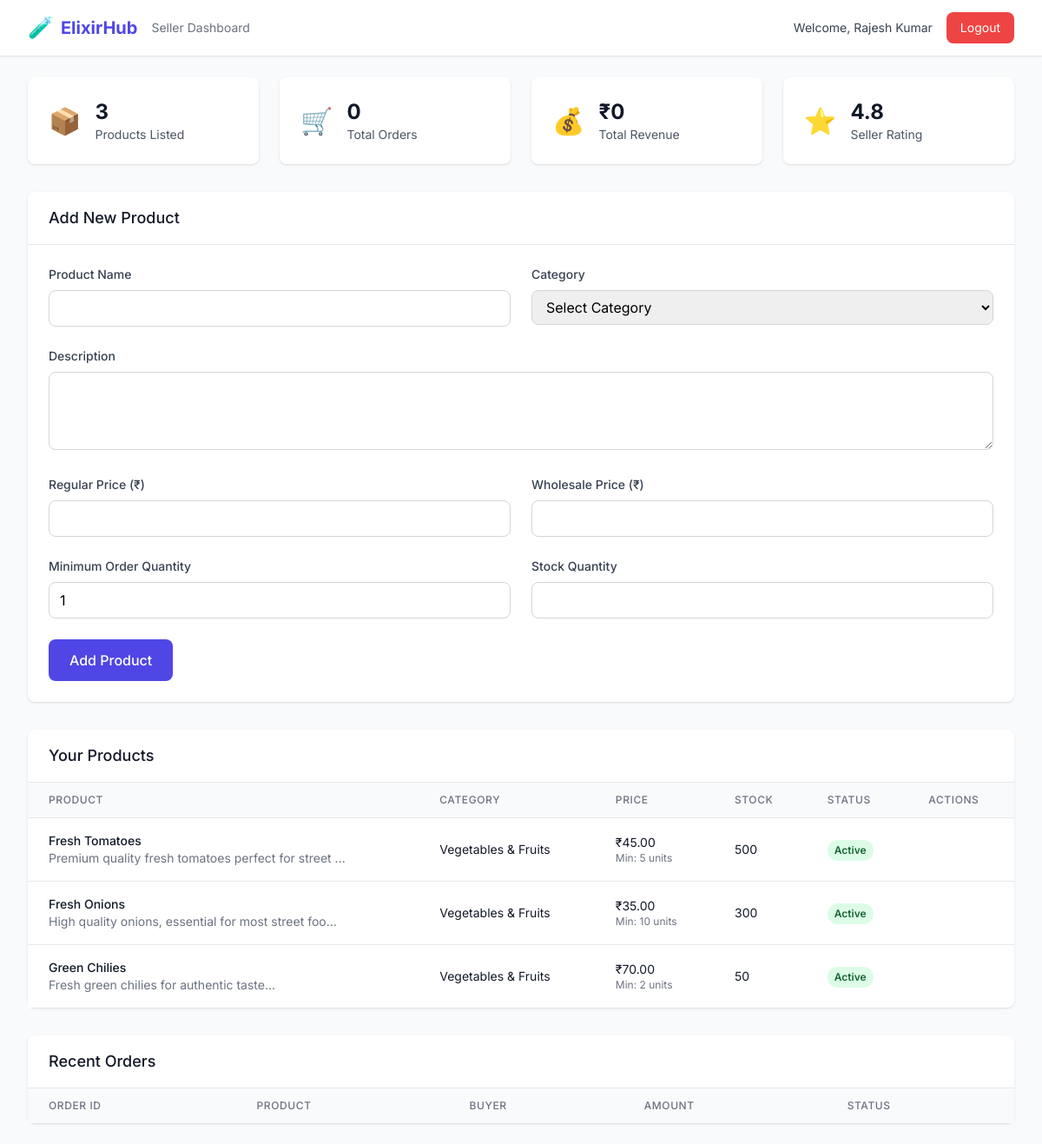
Screenshot of /dashboard_seller.php (signed in) with the database file from the repository.
### tables this page shows
CREATE TABLE sellers (
            id INTEGER PRIMARY KEY AUTOINCREMENT,
            seller_name TEXT NOT NULL,
            email TEXT UNIQUE NOT NULL,
            password TEXT NOT NULL,
            phone TEXT,
            company_name TEXT,
            business_category TEXT,
            supply_area TEXT,
            created_at DATETIME DEFAULT CURRENT_TIMESTAMP
        );

CREATE TABLE products (
            id INTEGER PRIMARY KEY AUTOINCREMENT,
            seller_id INTEGER,
            product_name TEXT NOT NULL,
            description TEXT,
            category TEXT,
            price DECIMAL(10,2),
            wholesale_price DECIMAL(10,2),
            min_order_qty INTEGER DEFAULT 1,
            stock_quantity INTEGER DEFAULT 0,
            unit TEXT DEFAULT 'kg',
            product_image TEXT,
            created_at DATETIME DEFAULT CURRENT_TIMESTAMP,
            FOREIGN KEY (seller_id) REFERENCES sellers(id)
        );

### dashboard_seller.php (the view, shortened to what this page needs)
<?php
include "config.php";
$stmt = $conn->prepare("SELECT * FROM sellers WHERE id = ?");
$stmt->execute([$_SESSION['user_id']]);
$seller_info = $stmt->fetch(PDO::FETCH_ASSOC);
$stmt = $conn->prepare("SELECT * FROM products WHERE seller_id = ? ORDER BY created_at DESC");
$stmt->execute([$_SESSION['user_id']]);
$products = $stmt->fetchAll(PDO::FETCH_ASSOC);
$stmt = $conn->prepare("SELECT o.*, p.product_name, s.shop_name FROM orders o JOIN products p ON o.product_id = p.id JOIN shops s ON o.shop_id = s.id WHERE o.seller_id = ? ORDER BY o.order_date DESC LIMIT 10");
$stmt->execute([$_SESSION['user_id']]);
$orders = $stmt->fetchAll(PDO::FETCH_ASSOC);
?>
<!DOCTYPE html>
<html lang="en">
<head>
  <script src="https://cdn.tailwindcss.com"></script>
</head>
<body class="bg-gray-50">
  <nav class="bg-white shadow-sm border-b">
    <div class="max-w-7xl mx-auto px-4 sm:px-6 lg:px-8">
      <div class="flex justify-between h-16">
        <div class="flex items-center">
          <span class="text-2xl">🧪</span>
          <span class="ml-2 text-xl font-bold text-indigo-600">ElixirHub</span>
          <span class="ml-4 text-sm text-gray-500">Seller Dashboard</span>
        </div>
        <div class="flex items-center space-x-4">
          <span class="text-sm text-gray-700">Welcome, <?= htmlspecialchars($seller_info['seller_name']) ?></span>
          <a href="logout.php" class="bg-red-500 hover:bg-red-600 text-white px-4 py-2 rounded-lg text-sm transition">Logout</a>
        </div>
      </div>
    </div>
  </nav>
  <div class="max-w-7xl mx-auto py-6 px-4 sm:px-6 lg:px-8">
    <div class="grid grid-cols-1 md:grid-cols-4 gap-6 mb-8">
      <div class="bg-white rounded-lg shadow p-6">
        <div class="flex items-center">
          <div class="text-3xl text-blue-500">📦</div>
          <div class="ml-4">
            <div class="text-2xl font-bold text-gray-900"><?= count($products) ?></div>
            <div class="text-sm text-gray-600">Products Listed</div>
          </div>
        </div>
      </div>
      <div class="bg-white rounded-lg shadow p-6">
        <div class="flex items-center">
          <div class="text-3xl text-green-500">🛒</div>
          <div class="ml-4">
            <div class="text-2xl font-bold text-gray-900"><?= count($orders) ?></div>
            <div class="text-sm text-gray-600">Total Orders</div>
          </div>
        </div>
      </div>
      <div class="bg-white rounded-lg shadow p-6">
        <div class="flex items-center">
          <div class="text-3xl text-yellow-500">💰</div>
          <div class="ml-4">
            <div class="text-2xl font-bold text-gray-900">₹<?= number_format(array_sum(array_column($orders, 'total_amount')), 0) ?></div>
            <div class="text-sm text-gray-600">Total Revenue</div>
          </div>
        </div>
      </div>
      <div class="bg-white rounded-lg shadow p-6">
        <div class="flex items-center">
          <div class="text-3xl text-purple-500">⭐</div>
          <div class="ml-4">
            <div class="text-2xl font-bold text-gray-900">4.8</div>
            <div class="text-sm text-gray-600">Seller Rating</div>
          </div>
        </div>
      </div>
    </div>
    <div class="bg-white rounded-lg shadow mb-8">
      <div class="px-6 py-4 border-b border-gray-200">
        <h3 class="text-lg font-medium text-gray-900">Add New Product</h3>
      </div>
      <div class="p-6">
        <form method="POST" class="grid grid-cols-1 md:grid-cols-2 gap-6">
          <div>
            <label class="block text-sm font-medium text-gray-700 mb-2">Product Name</label>
            <input type="text" name="product_name" required class="w-full border border-gray-300 rounded-lg px-3 py-2 focus:outline-none focus:ring-2 focus:ring-indigo-500">
          </div>
          <div>
            <label class="block text-sm font-medium text-gray-700 mb-2">Category</label>
            <select name="category" required class="w-full border border-gray-300 rounded-lg px-3 py-2 focus:outline-none focus:ring-2 focus:ring-indigo-500">
              <option value="">Select Category</option>
            </select>
          </div>
          <div class="md:col-span-2">
            <label class="block text-sm font-medium text-gray-700 mb-2">Description</label>
            <textarea name="description" rows="3" class="w-full border border-gray-300 rounded-lg px-3 py-2 focus:outline-none focus:ring-2 focus:ring-indigo-500"></textarea>
          </div>
          <div>
            <label class="block text-sm font-medium text-gray-700 mb-2">Regular Price (₹)</label>
            <input type="number" name="price" step="0.01" required class="w-full border border-gray-300 rounded-lg px-3 py-2 focus:outline-none focus:ring-2 focus:ring-indigo-500">
          </div>
          <div>
            <label class="block text-sm font-medium text-gray-700 mb-2">Wholesale Price (₹)</label>
            <input type="number" name="wholesale_price" step="0.01" required class="w-full border border-gray-300 rounded-lg px-3 py-2 focus:outline-none focus:ring-2 focus:ring-indigo-500">
          </div>
          <div>
            <label class="block text-sm font-medium text-gray-700 mb-2">Minimum Order Quantity</label>
            <input type="number" name="min_order_qty" value="1" required class="w-full border border-gray-300 rounded-lg px-3 py-2 focus:outline-none focus:ring-2 focus:ring-indigo-500">
          </div>
          <div>
            <label class="block text-sm font-medium text-gray-700 mb-2">Stock Quantity</label>
            <input type="number" name="stock_quantity" required class="w-full border border-gray-300 rounded-lg px-3 py-2 focus:outline-none focus:ring-2 focus:ring-indigo-500">
          </div>
          <div class="md:col-span-2">
            <button type="submit" name="add_product" class="bg-indigo-600 hover:bg-indigo-700 text-white px-6 py-3 rounded-lg font-medium transition">
              Add Product
            </button>
          </div>
        </form>
      </div>
    </div>
    <div class="bg-white rounded-lg shadow mb-8">
      <div class="px-6 py-4 border-b border-gray-200">
        <h3 class="text-lg font-medium text-gray-900">Your Products</h3>
      </div>
      <div class="overflow-x-auto">
        <table class="min-w-full divide-y divide-gray-200">
          <thead class="bg-gray-50">
            <tr>
              <th class="px-6 py-3 text-left text-xs font-medium text-gray-500 uppercase tracking-wider">Product</th>
              <th class="px-6 py-3 text-left text-xs font-medium text-gray-500 uppercase tracking-wider">Category</th>
              <th class="px-6 py-3 text-left text-xs font-medium text-gray-500 uppercase tracking-wider">Price</th>
              <th class="px-6 py-3 text-left text-xs font-medium text-gray-500 uppercase tracking-wider">Stock</th>
              <th class="px-6 py-3 text-left text-xs font-medium text-gray-500 uppercase tracking-wider">Status</th>
              <th class="px-6 py-3 text-left text-xs font-medium text-gray-500 uppercase tracking-wider">Actions</th>
            </tr>
          </thead>
          <tbody class="bg-white divide-y divide-gray-200">
            <?php foreach ($products as $product): ?>
            <tr>
              <td class="px-6 py-4 whitespace-nowrap">
                <div>
                  <div class="text-sm font-medium text-gray-900"><?= htmlspecialchars($product['product_name']) ?></div>
                  <div class="text-sm text-gray-500"><?= htmlspecialchars(substr($product['description'], 0, 50)) ?>...</div>
                </div>
              </td>
              <td class="px-6 py-4 whitespace-nowrap text-sm text-gray-900"><?= htmlspecialchars($product['category']) ?></td>
              <td class="px-6 py-4 whitespace-nowrap">
                <div class="text-sm text-gray-900">₹<?= number_format($product['wholesale_price'], 2) ?></div>
                <div class="text-xs text-gray-500">Min: <?= $product['min_order_qty'] ?> units</div>
              </td>
              <td class="px-6 py-4 whitespace-nowrap text-sm text-gray-900"><?= $product['stock_quantity'] ?></td>
              <td class="px-6 py-4 whitespace-nowrap">
                <span class="inline-flex px-2 py-1 text-xs font-semibold rounded-full bg-green-100 text-green-800">Active</span>
              </td>
            </tr>
            <?php endforeach; ?>
          </tbody>
        </table>
      </div>
    </div>
    <div class="bg-white rounded-lg shadow">
      <div class="px-6 py-4 border-b border-gray-200">
        <h3 class="text-lg font-medium text-gray-900">Recent Orders</h3>
      </div>
      <div class="overflow-x-auto">
        <table class="min-w-full divide-y divide-gray-200">
          <thead class="bg-gray-50">
            <tr>
              <th class="px-6 py-3 text-left text-xs font-medium text-gray-500 uppercase tracking-wider">Order ID</th>
              <th class="px-6 py-3 text-left text-xs font-medium text-gray-500 uppercase tracking-wider">Product</th>
              <th class="px-6 py-3 text-left text-xs font-medium text-gray-500 uppercase tracking-wider">Buyer</th>
              <th class="px-6 py-3 text-left text-xs font-medium text-gray-500 uppercase tracking-wider">Amount</th>
              <th class="px-6 py-3 text-left text-xs font-medium text-gray-500 uppercase tracking-wider">Status</th>
            </tr>
          </thead>
        </table>
      </div>
    </div>
  </div>
</body>
</html>

### dashboard_seller.php (style rules this page uses)
body { font-family: 'Inter', sans-serif; }

### rows the page displays
sellers: seller_name "Rajesh Kumar"
products: product_name "Fresh Tomatoes", description "Premium quality fresh tomatoes perfect for street", category "Vegetables & Fruits", wholesale_price "45.00", min_order_qty "5", stock_quantity "500"
products: product_name "Fresh Onions", description "High quality onions, essential for most street foo", category "Vegetables & Fruits", wholesale_price "35.00", min_order_qty "10", stock_quantity "300"
products: product_name "Green Chilies", description "Fresh green chilies for authentic taste", category "Vegetables & Fruits", wholesale_price "70.00", min_order_qty "2", stock_quantity "50"

### other values shown
count($products) "3"
count($orders) "0"
array_sum(array_column($orders, 'total_amount')) "0"
